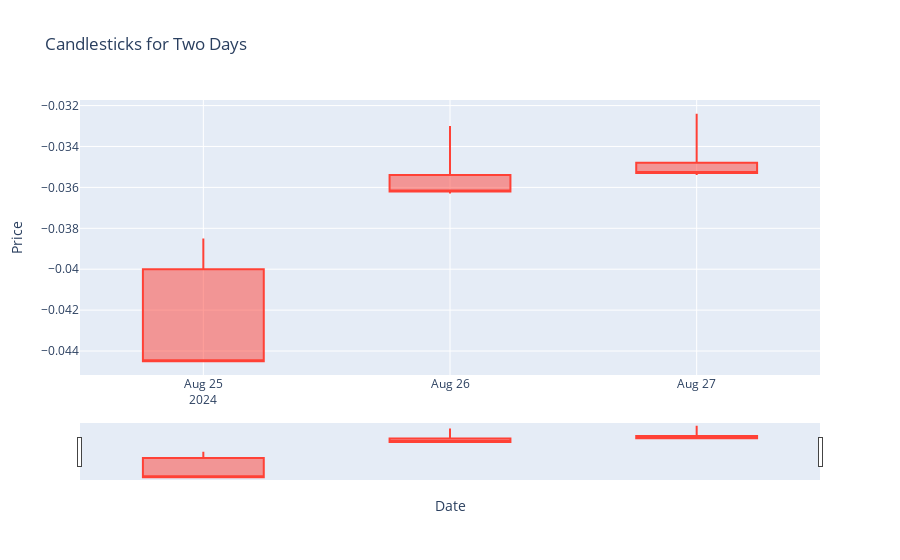

Write notebook code for a chart like this one.
### Markdown cell above
HG- 

OPEN - -0.0400
       -0.0354  -0.0348  -0.0343

HIGH - -0.0385
       -0.0330  -0.0324  -0.0317

LOW-   -0.0445
      -0.0363  -0.0354   -0.0347

CLOSE- -0.0445
       -0.0362  -0.0353  -0.0344

### Code cell
import plotly.graph_objs as go

# OHLC data for two days
ohlc = {
    'Open': [-0.0400,-0.0354,-0.0348],
    'High': [ -0.0385,-0.0330,-0.0324],
    'Low': [-0.0445,-0.0363,-0.0354],
    'Close': [-0.0445,-0.0362,-0.0353]
}

# Dates for the candlesticks
dates = ['2024-08-25','2024-08-26', '2024-08-27']

# Create a candlestick chart
candle = go.Candlestick(
    x=dates,  # Two dates
    open=ohlc['Open'],
    high=ohlc['High'],
    low=ohlc['Low'],
    close=ohlc['Close']
)

# Create a figure and add the candlestick
fig = go.Figure(data=[candle])

# Update layout to show titles
fig.update_layout(title='Candlesticks for Two Days', xaxis_title='Date', yaxis_title='Price')

# Show the figure
fig.show()

### Figure 1 — Plotly figure (JSON) as saved in the notebook; plotly's stock layout.template omitted (floating-point values rounded to 4 significant figures)
{"data": [{"close": [-0.0445, -0.0362, -0.0353], "high": [-0.0385, -0.033, -0.0324], "low": [-0.0445, -0.0363, -0.0354], "open": [-0.04, -0.0354, -0.0348], "type": "candlestick", "x": ["2024-08-25", "2024-08-26", "2024-08-27"]}], "layout": {"title": {"text": "Candlesticks for Two Days"}, "xaxis": {"title": {"text": "Date"}}, "yaxis": {"title": {"text": "Price"}}}}
